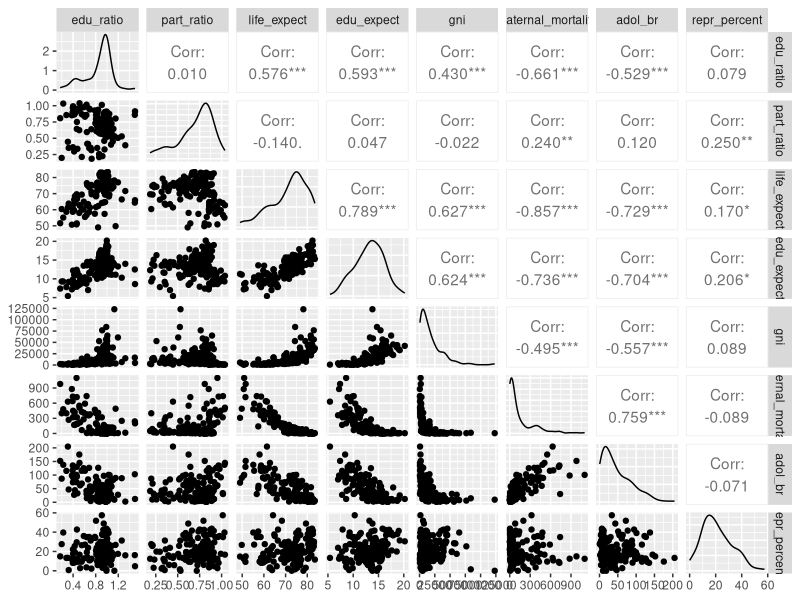
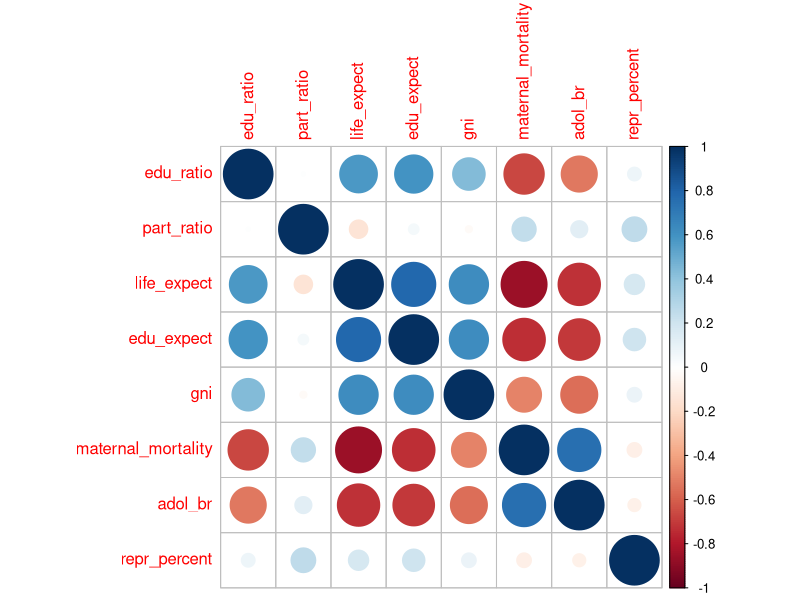
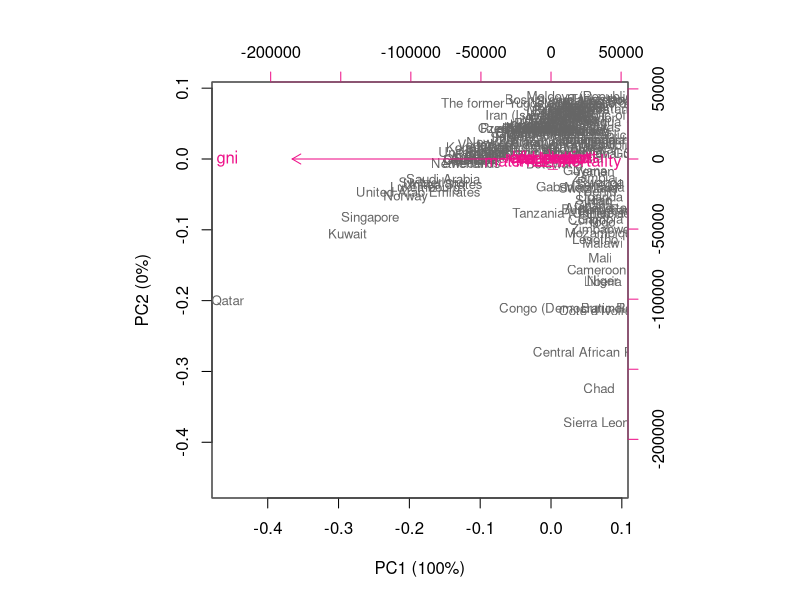
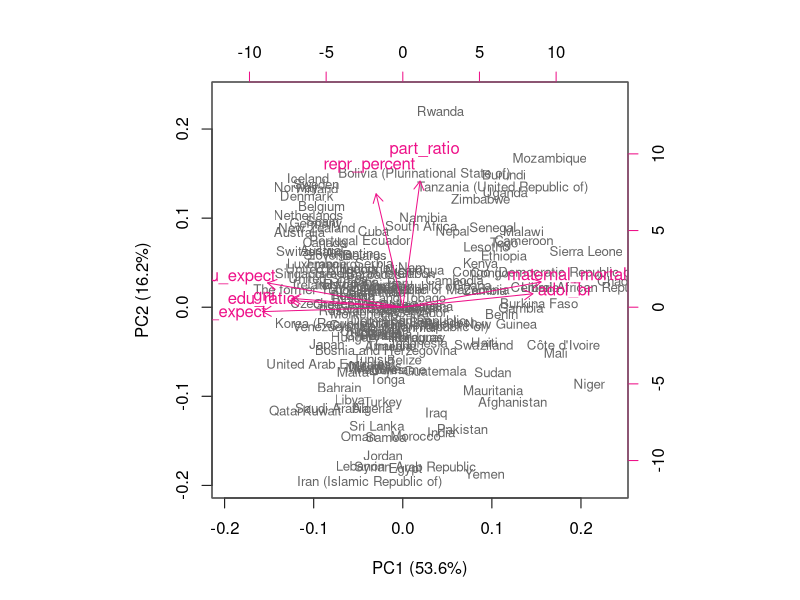
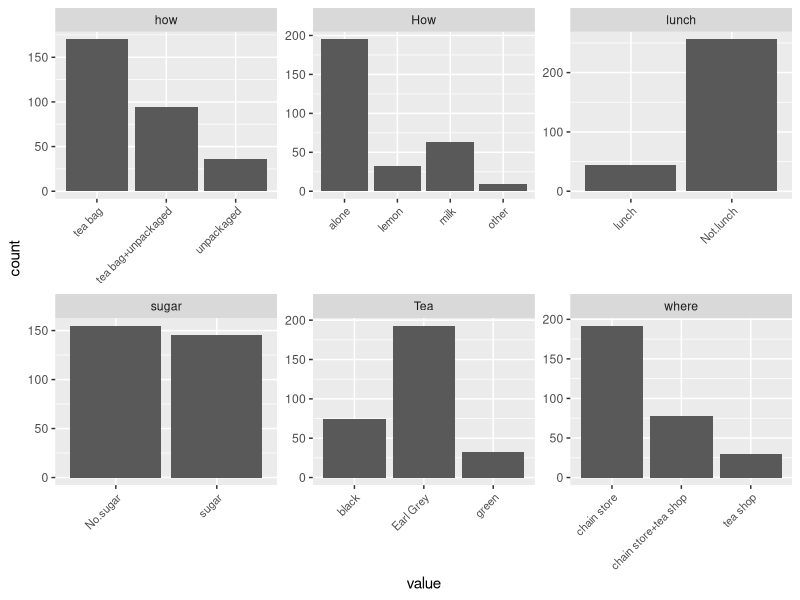
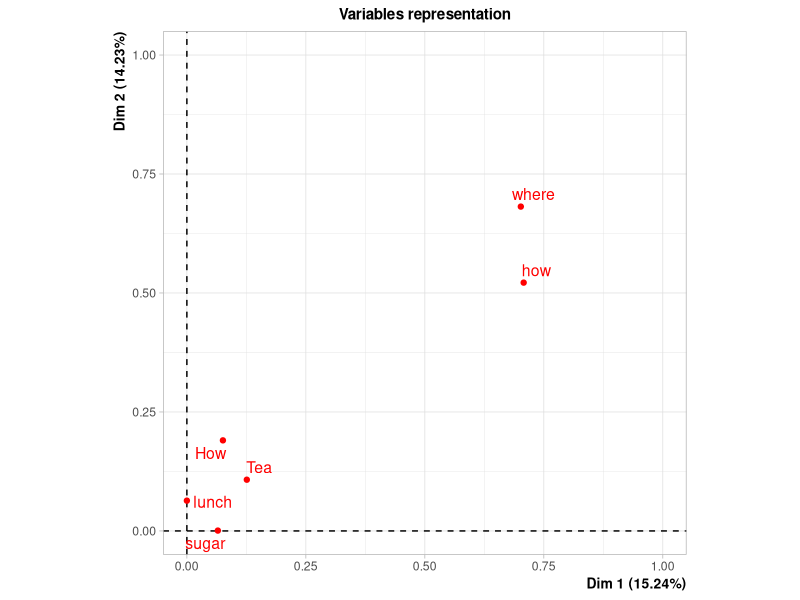
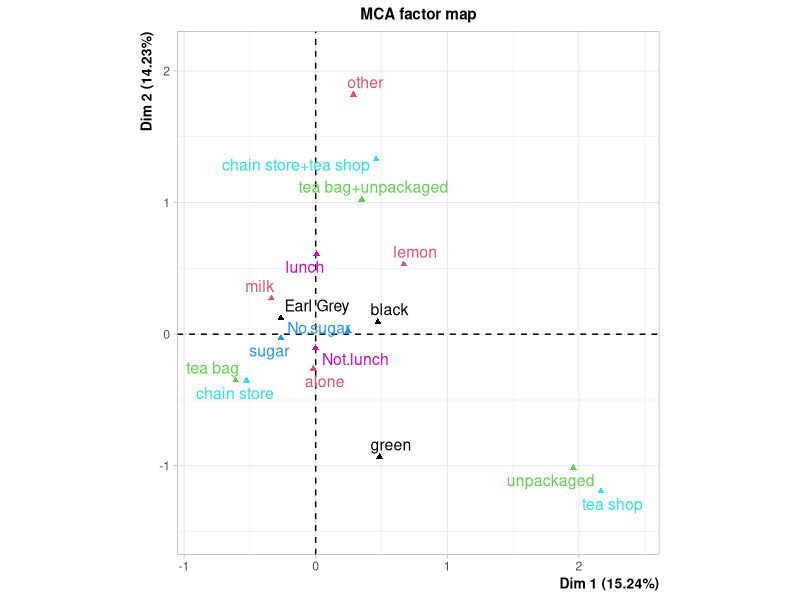

Generate these figures, in order, with R:
## ---- chunk 1
date()
## ---- chunk 2
# Read data from local csv
human <- read.csv("data/human_reduced.csv", header=TRUE)

# Change countries as rownames and drop the redundant column
rownames(human) <- human$X
human <- human[2:ncol(human)]
## ---- chunk 3
summary(human)
## ---- chunk 4
library(GGally)
ggpairs(human, progress=FALSE)
## ---- chunk 5
library(corrplot)
corrplot( cor(human) )
## ---- chunk 6
# Perform principal component analysis
pca_human <- prcomp(human)

# Save summary of the results, calculate percentage of variance explained, and save these as labels
s <- summary(pca_human)
pca_pr <- round(100*s$importance[2,], digits = 1)
pc_lab <- paste0(names(pca_pr), " (", pca_pr, "%)")

# Draw biplot
biplot(pca_human, cex = c(0.8, 1), col = c("grey40", "deeppink2"), xlab=pc_lab[1], ylab=pc_lab[2])
## ---- chunk 7
human_std <- scale(human)

pca_human <- prcomp(human_std)

s <- summary(pca_human)
pca_pr <- round(100*s$importance[2,], digits = 1)
pc_lab <- paste0(names(pca_pr), " (", pca_pr, "%)")

biplot(pca_human, cex = c(0.8, 1), col = c("grey40", "deeppink2"), xlab=pc_lab[1], ylab=pc_lab[2])
## ---- chunk 8
library(FactoMineR)
library(dplyr)
data("tea")

keep_columns <- c("Tea", "How", "how", "sugar", "where", "lunch")
tea_time <- dplyr::select(tea, any_of(keep_columns))
## ---- chunk 9
str(tea_time)
## ---- chunk 10
library(ggplot2)
library(tidyverse)
gather(tea_time) %>% ggplot(aes(value)) + facet_wrap("key", scales = "free") + geom_bar() + theme(axis.text.x = element_text(angle = 45, hjust = 1, size = 8))
## ---- chunk 11
mca <- MCA(tea_time, graph = FALSE)
summary(mca)
## ---- chunk 12
plot(mca, choix=c("var"))
## ---- chunk 13
plot(mca, invisible=c("ind"), habillage="quali")
